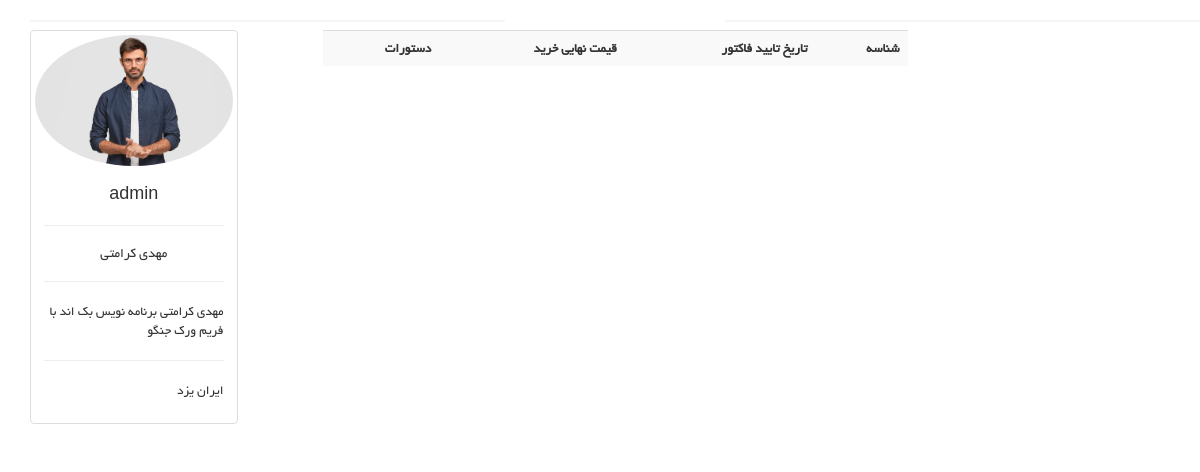
/userpanel/my-orders (signed in), run on an earlier commit of the app's database.
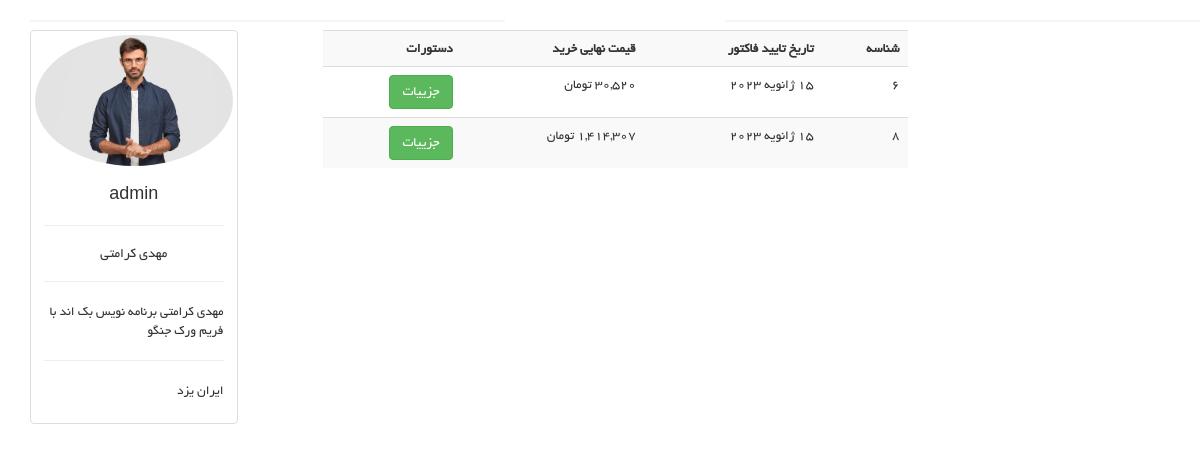
And on a later commit of the database.
### order_module/models.py (models this page shows, shortened)
class Order(models.Model):
    user = models.ForeignKey(User, on_delete=models.CASCADE, verbose_name='کاربر')
    is_paid = models.BooleanField(verbose_name='نهایی شد / نشده')
    payment_date = models.DateField(null=True, blank=True, verbose_name='تاریخ پرداخت')
    class Meta:
        verbose_name = 'سبد خرید'
        verbose_name_plural = 'سبد های خرید کاربران'
    def calculate_tax(self):
        tax_amount: int = 0
        if self.is_paid:
            for order_detail in self.orderdetail_set.all():
                tax_amount += (order_detail.final_price * order_detail.count) * 9 / 100
            return tax_amount
        else:
            for order_detail in self.orderdetail_set.all():
                tax_amount += (order_detail.product.price * order_detail.count) * 9 / 100
            return int(tax_amount)
    def calculate_amount(self):
        total_amount: int = 0
        if self.is_paid:
            for order_detail in self.orderdetail_set.all():
                total_amount += order_detail.final_price * order_detail.count
            return total_amount
        else:
            for order_detail in self.orderdetail_set.all():
                total_amount += order_detail.product.price * order_detail.count
            return int(total_amount)
    def calculate_total(self):
        total: int = 0
        total += self.calculate_amount() + self.calculate_tax()
        return int(total)

class OrderDetail(models.Model):
    order = models.ForeignKey(Order, on_delete=models.CASCADE, verbose_name='سبد خرید')
    product = models.ForeignKey(Product, on_delete=models.CASCADE, verbose_name='محصول')
    final_price = models.IntegerField(null=True, blank=True, editable=False, verbose_name='قیمت نهایی تکی محصول')
    count = models.IntegerField(verbose_name='تعداد')
    class Meta:
        verbose_name = 'جزییات سبد خرید'
        verbose_name_plural = 'جزییات سبد های خرید'

### user_panel_module/views.py (the view)
# urls.py: path('my-orders', views.UserOrderListPage.as_view(), name="user_order_list_page"),
@method_decorator(login_required, name='dispatch')
class UserOrderListPage(ListView):
    model = Order
    template_name = 'user_panel_module/user_order_list.html'
    def get_queryset(self):
        queryset = super().get_queryset()
        queryset = queryset.filter(user_id=self.request.user.id, is_paid=True)
        return queryset

### polls/templatetags/poll_extras.py (called while the page is built)
@register.filter(name='three_digit_currency')
def three_digit_currency(value: int):
    return '{:,}'.format(value) + ' تومان'

### user_panel_module/templates/user_panel_module/user_order_list.html (shortened to what this page needs)
{% extends 'shared/_layout.html' %}
{% load jalali_tags %}
{% load poll_extras %}
{% load static %}
{% load thumbnail %}
{% load render_partial %}
{% block content %}
    <div class="row">
        {% include 'include/user_profile_card.html' %}
        <div class="col-sm-6">
            <table class="table table-responsive table-hover table-striped">
                <tr>
                    <td><strong>شناسه</strong></td>
                    <td><strong>تاریخ تایید فاکتور</strong></td>
                    <td><strong>قیمت نهایی خرید</strong></td>
                    <td><strong>دستورات</strong></td>
                </tr>
                {% for order in object_list %}
                    <tr>
                        <td>{{ order.id }}</td>
                        <td>{{ order.payment_date | to_jalali }}</td>
                        <td>{{ order.calculate_total | three_digit_currency  }}</td>
                        <td>
                            <a href="{% url 'panel:user_order_detail_page' order_id=order.id %}" class="btn btn-success">جزییات</a>
                        </td>
                    </tr>
                {% endfor %}
            </table>
        </div>
    </div>
{% endblock %}

What changed in the data, as far as the page shows it:
now on this page (row edited): Order: payment_date|to_jalali "15 ژانویه 2023", calculate_total|three_digit_currency "30,520 تومان"
added Order: payment_date|to_jalali "15 ژانویه 2023", calculate_total|three_digit_currency "1,414,307 تومان"
